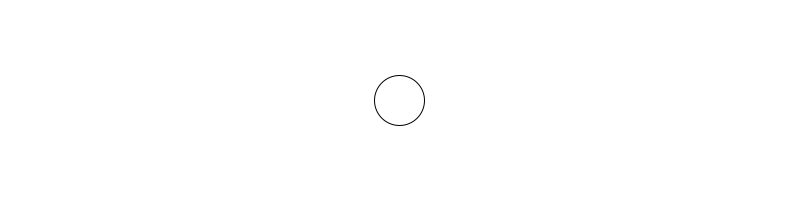
Frame 1 (no input)
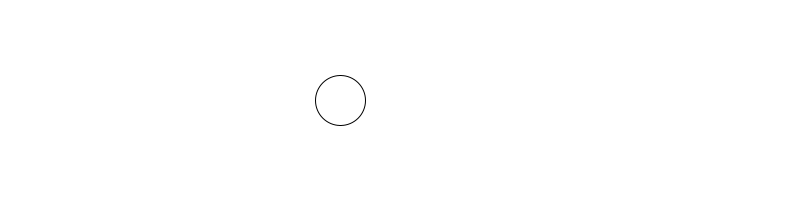
Frame 60 (the mouse pressed at the canvas centre just before this capture)
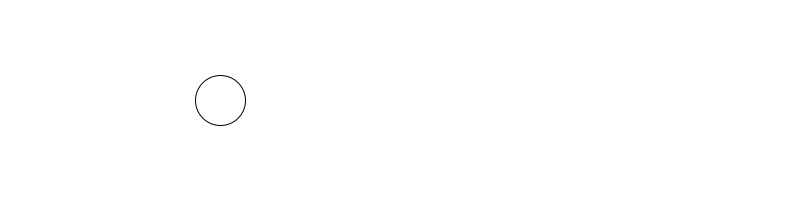
Frame 120 (the mouse held since frame 60 and released just before this capture)

The Processing sketch that drew these frames (run headless with seeded random() and noise(); from frame 60 on, the mouse is pressed at the canvas centre):

// Processing sketch: Variable_animada_y_condicional
// ── Variable_animada_y_condicional.pde
float posX;
float vel;


void setup() {
    size(800,200);
    posX = width/2;
    vel = 1;
}

void draw() {
    background(255);
    if (mouseX>width/2){
        posX += vel;
    }else{
        posX -= vel;
    }

    ellipse(posX, height/2, 50,50);
}

void mousePressed() {
    vel++;
    println("vel : " + vel);
}
